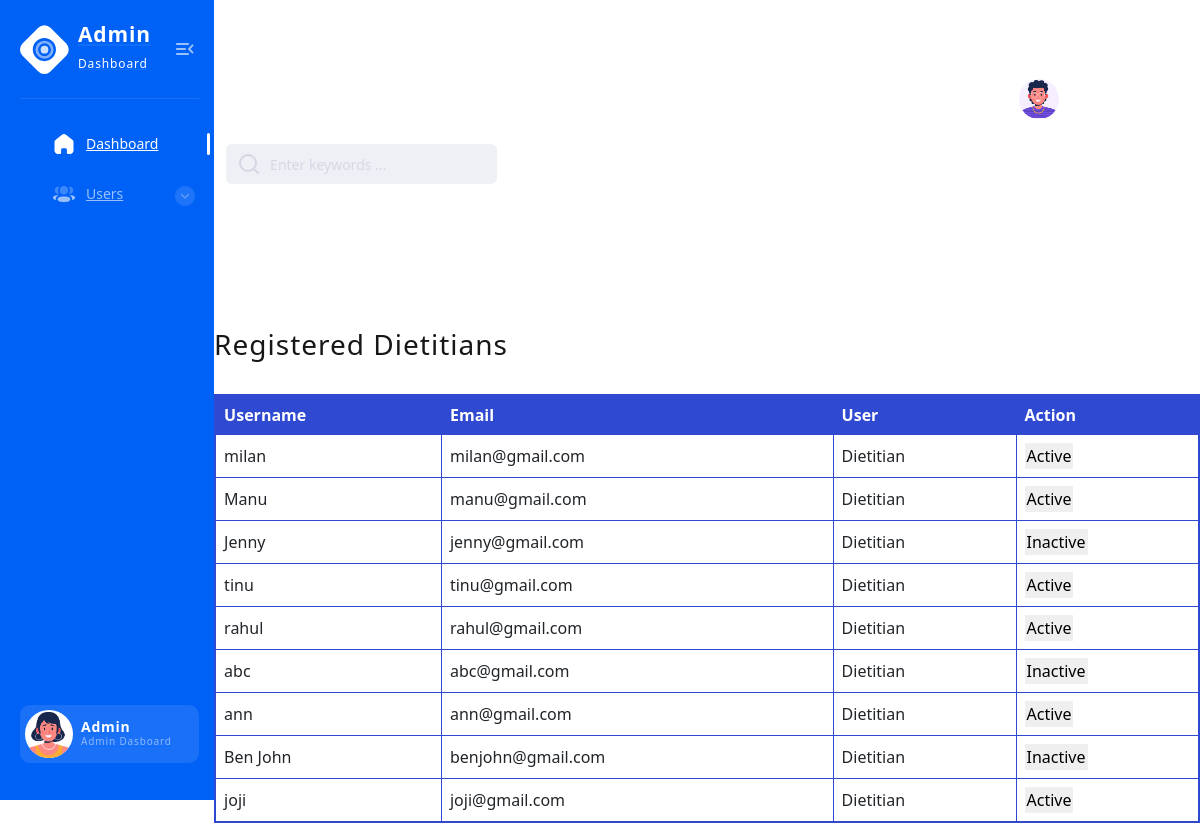
The app's page /dietitians/, older data.
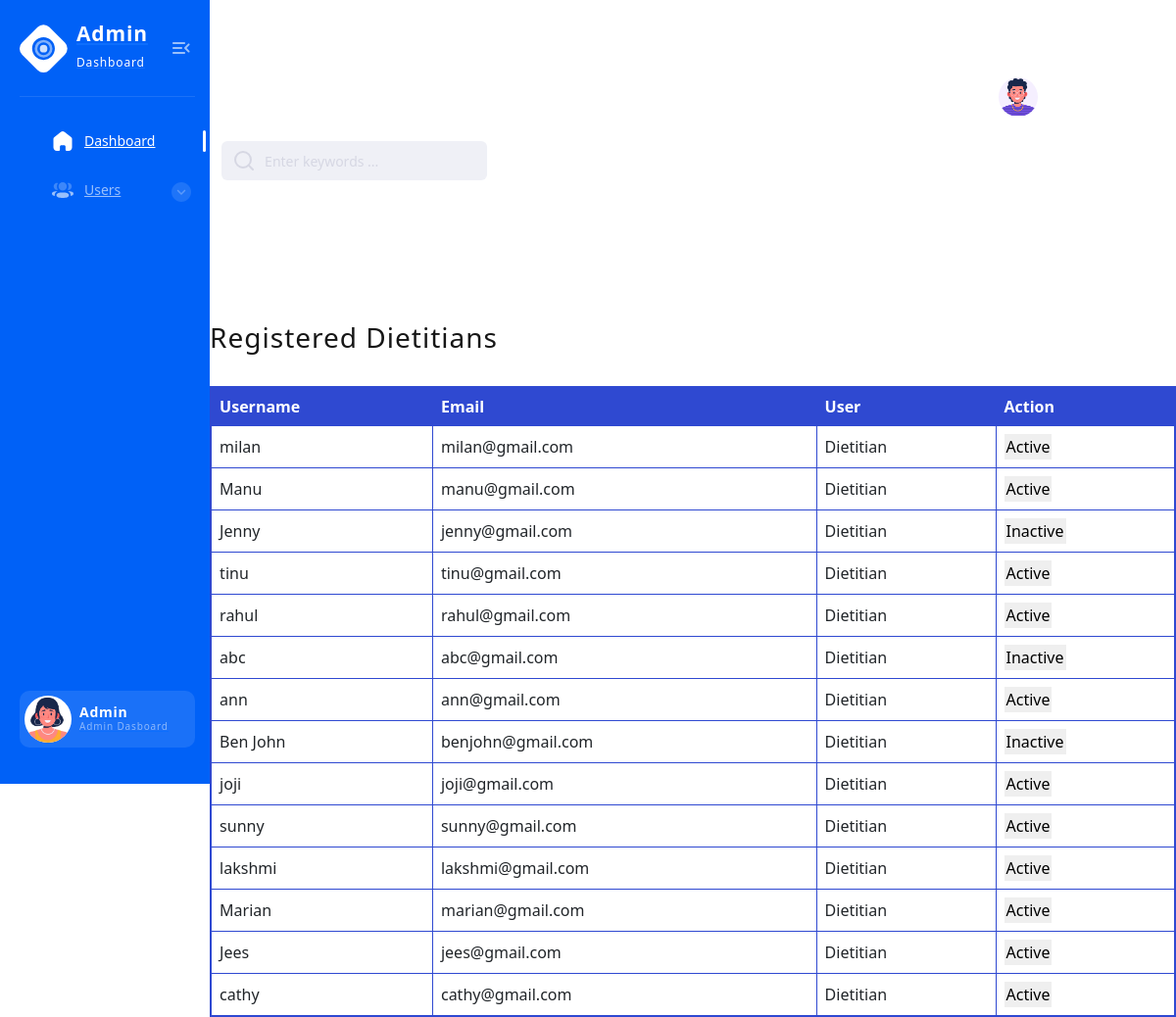
The same page, newer data.
### ct/models.py (models this page shows)
class CustomUser(AbstractUser):
    CUSTOMER = 1
    DIETITIAN = 2
    DOCTOR = 3
    ROLE_CHOICE = (
     (CUSTOMER, 'Customer'),
     (DIETITIAN, 'Dietitian'),
     (DOCTOR, 'Doctor'),
    )
    username = models.CharField(max_length=100,unique=True ,default='')
    email = models.EmailField(unique=True)
    password = models.CharField(max_length=128)
    is_Customer = models.BooleanField(default=False)
    is_Dietitian = models.BooleanField(default=False)
    is_Doctor = models.BooleanField(default=False)
    REQUIRED_FIELDS = []

### ct/views.py (the view)
# urls.py: path('dietitians/', views.dietitian_list, name='dietitian_list'),
def dietitian_list(request):
    users = CustomUser.objects.filter(is_Dietitian=True)
    return render(request, 'dietitian_list.html', {'users': users})
    pass

### ct/templates/dietitian_list.html (shortened to what the changed rows need)
{% load static %}
<html>
  <head>
    <head>
      <link rel="stylesheet" href="{% static './css/style.min2.css' %}">
      <link href="https://cdn.jsdelivr.net/npm/bootstrap@5.0.2/dist/css/bootstrap.min.css" rel="stylesheet">
</head>
<body>
<div class="page-flex">
          <div class="main-wrapper">
        <link href="https://cdn.jsdelivr.net/npm/bootstrap@5.0.2/dist/css/bootstrap.min.css" rel="stylesheet">
  <h3>Registered Dietitians</h3><br>
<table class="user-table">
  <thead>
      <tr>
        <th class="blue-header">Username</th>
        <th class="blue-header">Email</th>
        <th class="blue-header">User</th>
        <th class="blue-header">Action</th>
      </tr>
  </thead>
  <tbody>
    {% for user in users %}
    <tr>
      <td>{{ user.username }}</td>
      <td>{{ user.email }}</td>
      <td>
        {% if user.is_Customer %}
          Customer
        {% elif user.is_Dietitian %}
          Dietitian
        {% elif user.is_Doctor %}
          Doctor
        {% endif %}
      </td>
      <td>
        {% if user.is_active %}
        <button class="toggle-status" data-user-id="{{ user.id }}" data-status="{{ user.is_active }}">Active</button>
        {% else %}
          <button class="toggle-status" data-user-id="{{ user.id }}" data-status="inactive">Inactive</button>
        {% endif %}
      </td>
    </tr>
    {% endfor %}
  </tbody>
</table>
</body>
</html>

Row changes from the older to the newer data that the page shows:
added CustomUser: username "sunny", email "sunny@gmail.com", is_Customer "Dietitian"
added CustomUser: username "lakshmi", email "lakshmi@gmail.com", is_Customer "Dietitian"
added CustomUser: username "Marian", email "marian@gmail.com", is_Customer "Dietitian"
added CustomUser: username "Jees", email "jees@gmail.com", is_Customer "Dietitian"
added CustomUser: username "cathy", email "cathy@gmail.com", is_Customer "Dietitian"
